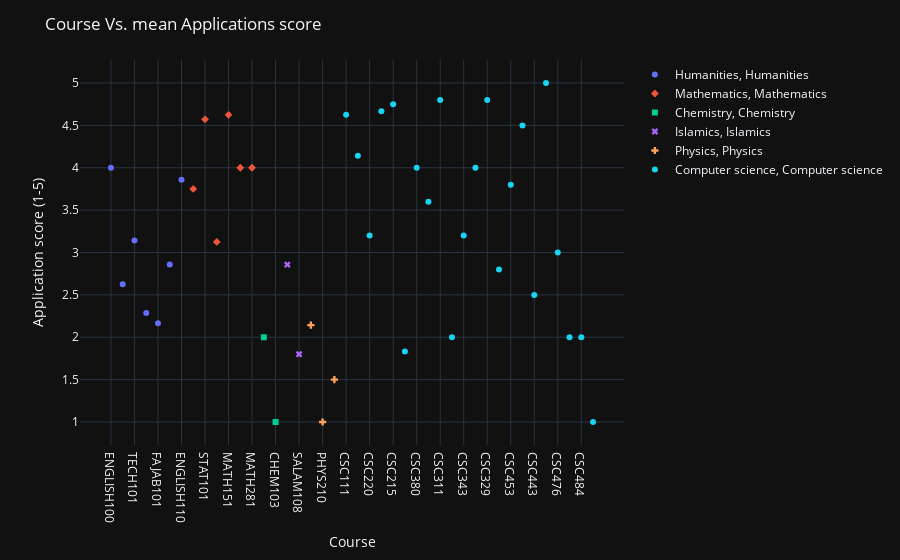

This figure's notebook cell:
### Code cell
fig = px.scatter(course_to_application_mean, color=categories, symbol=categories)
fig.update_layout(
    title="Course Vs. mean Applications score",
    xaxis_title="Course",
    yaxis_title="Application score (1-5)",
    legend_title="",
)

### Figure 1 — Plotly figure (JSON) as saved in the notebook; plotly's stock layout.template omitted (floating-point values rounded to 4 significant figures)
{"data": [{"hovertemplate": "color=Humanities<br>symbol=Humanities<br>index=%{x}<br>value=%{y}<extra></extra>", "legendgroup": "Humanities, Humanities", "marker": {"color": "#636efa", "symbol": "circle"}, "mode": "markers", "name": "Humanities, Humanities", "orientation": "v", "showlegend": true, "type": "scatter", "x": ["ENGLISH100", "ARB100", "TECH101", "ENTREPRENEUR101", "FAJAB101", "NAHAJ101", "ENGLISH110"], "xaxis": "x", "y": [4, 2.625, 3.143, 2.286, 2.167, 2.857, 3.857], "yaxis": "y"}, {"hovertemplate": "color=Mathematics<br>symbol=Mathematics<br>index=%{x}<br>value=%{y}<extra></extra>", "legendgroup": "Mathematics, Mathematics", "marker": {"color": "#EF553B", "symbol": "diamond"}, "mode": "markers", "name": "Mathematics, Mathematics", "orientation": "v", "showlegend": true, "type": "scatter", "x": ["MATH101", "STAT101", "MATH106", "MATH151", "MATH244", "MATH281"], "xaxis": "x", "y": [3.75, 4.571, 3.125, 4.625, 4, 4], "yaxis": "y"}, {"hovertemplate": "color=Chemistry<br>symbol=Chemistry<br>index=%{x}<br>value=%{y}<extra></extra>", "legendgroup": "Chemistry, Chemistry", "marker": {"color": "#00cc96", "symbol": "square"}, "mode": "markers", "name": "Chemistry, Chemistry", "orientation": "v", "showlegend": true, "type": "scatter", "x": ["CHEM101", "CHEM103"], "xaxis": "x", "y": [2, 1], "yaxis": "y"}, {"hovertemplate": "color=Islamics<br>symbol=Islamics<br>index=%{x}<br>value=%{y}<extra></extra>", "legendgroup": "Islamics, Islamics", "marker": {"color": "#ab63fa", "symbol": "x"}, "mode": "markers", "name": "Islamics, Islamics", "orientation": "v", "showlegend": true, "type": "scatter", "x": ["SALAM107", "SALAM108"], "xaxis": "x", "y": [2.857, 1.8], "yaxis": "y"}, {"hovertemplate": "color=Physics<br>symbol=Physics<br>index=%{x}<br>value=%{y}<extra></extra>", "legendgroup": "Physics, Physics", "marker": {"color": "#FFA15A", "symbol": "cross"}, "mode": "markers", "name": "Physics, Physics", "orientation": "v", "showlegend": true, "type": "scatter", "x": ["PHYS104", "PHYS210", "PHYS103"], "xaxis": "x", "y": [2.143, 1, 1.5], "yaxis": "y"}, {"hovertemplate": "color=Computer science<br>symbol=Computer science<br>index=%{x}<br>value=%{y}<extra></extra>", "legendgroup": "Computer science, Computer science", "marker": {"color": "#19d3f3", "symbol": "circle"}, "mode": "markers", "name": "Computer science, Computer science", "orientation": "v", "showlegend": true, "type": "scatter", "x": ["CSC111", "CSC113", "CSC220", "CSC212", "CSC215", "CSC304", "CSC380", "CSC227", "CSC311", "CSC339", "CSC343", "CSC361", "CSC329", "CSC340", "CSC453", "CSC496", "CSC443", "CSC462", "CSC476", "CSC478", "CSC484", "CSC489"], "xaxis": "x", "y": [4.625, 4.143, 3.2, 4.667, 4.75, 1.833, 4, 3.6, 4.8, 2, 3.2, 4, 4.8, 2.8, 3.8, 4.5, 2.5, 5, 3, 2, 2, 1], "yaxis": "y"}], "layout": {"legend": {"title": {"text": ""}, "tracegroupgap": 0}, "margin": {"t": 60}, "title": {"text": "Course Vs. mean Applications score"}, "xaxis": {"anchor": "y", "domain": [0, 1], "title": {"text": "Course"}}, "yaxis": {"anchor": "x", "domain": [0, 1], "title": {"text": "Application score (1-5)"}}}}
